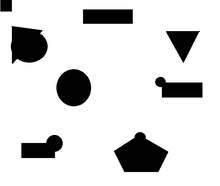
%> input picture Cuarto/Robótica/Actividad_7_Planificando_Rutas/cuadro4.bmp, 220 x 186 px, shrunk from 628 x 532 before the run
$ octave ejemplo_llamada_A_star.m   (GNU Octave 9; MATLAB toolbox functions it lacks are replaced by stand-ins)
%> lines starting %> are read from the running program, lines starting %| are printed output that depends on the picture; in (x1, y1, x2, y2) boxes, pixels count from 0 and x2, y2 are one past the last pixel; in counts of white or black regions, pixels touching at a corner belong together; the program's own positions count from 1
### Cuarto/Robótica/Actividad_7_Planificando_Rutas/A_estrella.m
%%%%%%%%%%%%%%%%%%%%%%%%%%%%%%%%%%%%%%%%%%%%%%%%%%%%%%%%%%%%%%%%%%%%%%%%%%%%%%%%%%%%%%%%%%%%%
% START ALGORITHM
%%%%%%%%%%%%%%%%%%%%%%%%%%%%%%%%%%%%%%%%%%%%%%%%%%%%%%%%%%%%%%%%%%%%%%%%%%%%%%%%%%%%%%%%%%%%%
function Optimal_path=A_estrella(MAPA, delta, origen)

% obtiene información de los obstáculos a partir del mapa
% e introduce coordenadas de inicio y destino.
% Mapa es una imagen bmp y delta el tamaño de las celdas del grid
% para realizar la busqueda, luego llama a la función principal que
% implementa el algoritmo A*
% 21/12/15 FGB

f_handle=figure;
image(MAPA);
axis xy
grid on
hold on
set(gca,'xtick',[1:delta:700])
set(gca,'ytick',[1:delta:700])


%MAP stores the coordinates of the map and the
%Objects in each coordinate

MAP_INI=(int8((MAPA(:,:,1))/255)*3)-1;

MAP=MAP_INI;

limites=size(MAP);

% The new simplified map
MAPB=2*ones(floor(limites(1)/delta),floor(limites(2)/delta));

%Updating the simplified map
for m=0:(floor(limites(2)/delta))
    for h=0:(floor(limites(1)/delta))
        for  i=(m*delta)+1:(m*delta)+delta
            for  j=(h*delta)+1:((h*delta)+delta)
                if (i>limites(2)|j>limites(1))
                    break
                end
                if MAP(j,i)==-1;
                    MAPB(m+1,h+1)=-1;
                    break
                end

            end

        end

    end
end

%Writing stars on the origial map

limites2=size(MAPB);

for m=1:limites2(1)
    for h=1:limites2(2)
         if MAPB(m,h)==-1;
            plot(((m-1)*delta)+(delta/2),((h-1)*delta)+(delta/2),'*g');
            %drawnow
         end
    end
end


% [6 lines of commented-out code are left out]

xTarget=floor(origen(1)/delta)+1;%X Coordinate of the Target
yTarget=floor(origen(2)/delta)+1;%Y Coordinate of the Target

MAPB(xTarget,yTarget)=0;%Initialize MAP with location of the target
plot(origen(1),origen(2),'rd');
text(origen(1),origen(2),'Start');

%The target position
xlabel('Please Select the Target ','Color','black');
but=0;
while (but ~= 1) %Repeat until the Left button is not clicked
    [xval,yval,but]=ginput(1);
end

xStart=floor(xval/delta)+1;%Starting Position
yStart=floor(yval/delta)+1;%Starting Position

MAPB(xStart,yStart)=1;
plot(xval,yval,'bo');
text(xval,yval,'Target');

tstart=tic;
   Optimal_path_original=Alg_estrella(MAPB, xStart, yStart, xTarget, yTarget); %llama al algoritmo
   Optimal_path_original=[Optimal_path_original;xStart, yStart]; %mete la configuración inicial
   Optimal_path=((Optimal_path_original-1)*delta)+(delta/2); %convierte los indices de las celdas
                                                             %del mápa básico MAPB en índices de las celdas
                                                             %del mapa original. Se le resta 1para devolver
                                                             %el origen al (0,0)

tfinal=toc(tstart)

%plot(Optimal_path(:,1), Optimal_path(:,2))


end


% [149 lines left out: function Alg_estrella, not called in this run]

function dist = distance(x1,y1,x2,y2)
dist=sqrt((x1-x2)^2 + (y1-y2)^2);
end

% [101 lines left out: functions expand_array, insert_open, min_fn, node_index, not called in this run]

### Cuarto/Robótica/Actividad_7_Planificando_Rutas/ejemplo_llamada_A_star.m
%%%%%%%%%%%%%%%%%%%%%%%%%%%%%%%%%%%%%%%%%%%%%%%%%%%%%
% Ejemplo de uso del algorithmo A* en un mapa definido por un bmp
% 21-12-2015
%   fgb
%%%%%%%%%%%%%%%%%%%%%%%%%%%%%%%%%%%%%%%%%%%%%%%%%%%%%

clear all
clc
%Carga el fichero  BMP
MAPA = imread('.\cuadro4.bmp');
%> MAPA is the input picture: size 186x220x3 uint8; min 0, max 255, mean 216.1

%Transformaci髇 para colocar correctamente el origen del Sistema de
%Referencia
MAPA(1:end,:,:)=MAPA(end:-1:1,:,:);
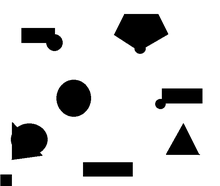
%> MAPA: size 186x220x3 uint8; min 0, max 255, mean 216.1; mean of the top-left, top-right, bottom-left and bottom-right quarters 230.4, 215.4, 197.7, 220.9

%Tama駉 de las celdas del grid
%delta=15;
%delta=35;
delta=50;
%Llamada del algoritmo
Optimal_path=A_estrella(MAPA, delta);
%> in A_estrella, `MAP_INI=(int8((MAPA(:,:,1))/255)*3)-1;`:
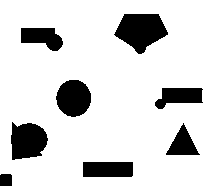
%> MAP_INI: size 186x220 int8; values -1 (black) and 2 (white), 84.6% white; 8 black regions, largest, box (x1, y1, x2, y2) and area: (114, 14, 168, 54) 1401, (11, 122, 48, 160) 1094, (56, 80, 91, 117) 1008
%> after the loop in A_estrella, `for m=0:(floor(limites(2)/delta))`: MAPB = [-1 2 -1 -1; -1 -1 -1 -1; -1 -1 2 -1; -1 -1 -1 -1; 0 -1 -1 0]
%> in A_estrella, `limites2=size(MAPB);`: limites2 = [5 4]
%> the loop in A_estrella, `for m=1:limites2(1)` made 5 passes
%> after the loop in A_estrella, `for m=1:limites2(1)`:
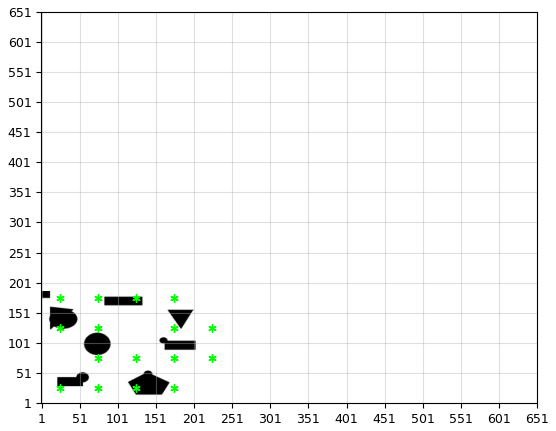
%> figure redrawn from the program's plot data
%> the run ends on the next line

$ run again, with Cuarto/Robótica/Actividad_7_Planificando_Rutas/pistaNoPunto.bmp copied over Cuarto/Robótica/Actividad_7_Planificando_Rutas/cuadro4.bmp
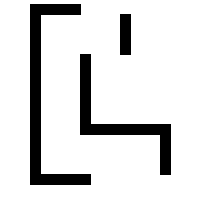
%> input picture Cuarto/Robótica/Actividad_7_Planificando_Rutas/pistaNoPunto.bmp, 201 x 215 px
%> MAPA is the input picture: size 215x201x3 uint8; 86.9% white; 3 black regions, box (x1, y1, x2, y2) and area: (30, 4, 91, 185) 2981, (80, 54, 171, 175) 2211, (120, 14, 131, 55) 451
%> `MAPA(1:end,:,:)=MAPA(end:-1:1,:,:);`:
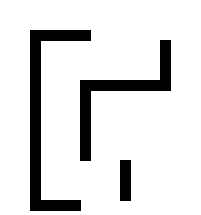
%> MAPA: size 215x201x3 uint8; 86.9% white; 3 black regions, box (x1, y1, x2, y2) and area: (30, 30, 91, 211) 2981, (80, 40, 171, 161) 2211, (120, 160, 131, 201) 451
%> after the loop in A_estrella, `for m=0:(floor(limites(2)/delta))`: MAPB = [-1 -1 -1 -1 -1; -1 -1 -1 -1 -1; 2 -1 2 -1 -1; -1 -1 2 2 0]
%> limites2 = [4 5]
%> the loop in A_estrella, `for m=1:limites2(1)` made 4 passes
%> after the loop in A_estrella, `for m=1:limites2(1)`:
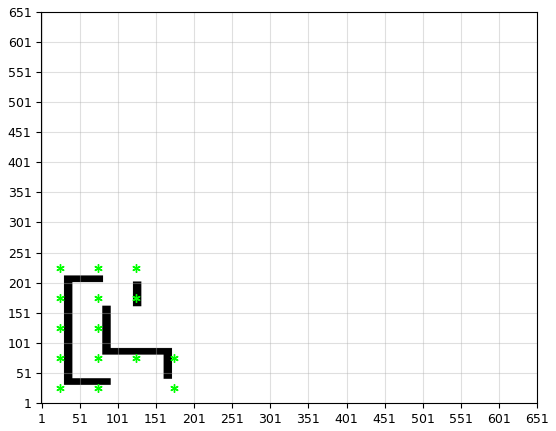
%> figure redrawn from the program's plot data
